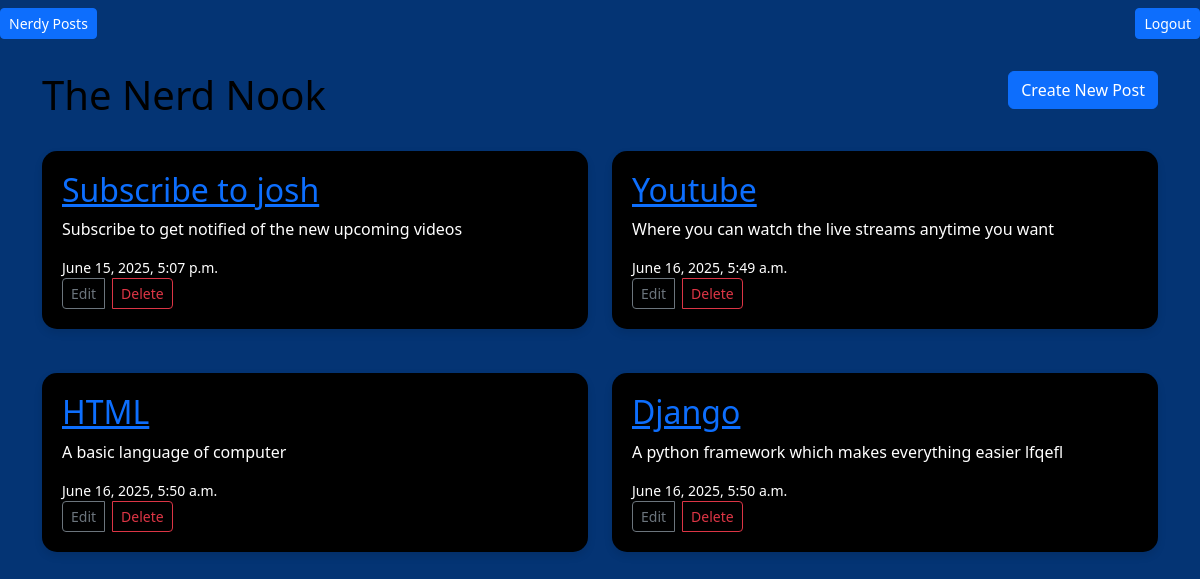
The app's page / (signed in) with its own data.
### blog/models.py (models this page shows, shortened)
class Post(models.Model):
    title = models.CharField(max_length=250)
    content = models.TextField()
    created_at = models.DateTimeField(auto_now_add=True)

### blog/views.py (the view)
# urls.py: path("", views.home, name="home"),
@login_required
def home(request):
    posts = Post.objects.all()
    return render(request, "blog/home.html", {"posts": posts})

### blog/templates/blog/home.html
{% extends "blog/base.html" %}
{% block content %}
<div class="row mb-4">
    <div class="col">
        <h1 class="display-8 nerdnook">The Nerd Nook</h1>
    </div>
    <div class="col text-end">
        <a href="{% url 'post-create' %}" class="btn btn-primary">Create New Post</a>
    </div>
</div>
<div class="row">
    {% for post in posts %}
    <div class="col-md-6  mb-4">
        <div class="content-section">
            <h2>
                <a href="{% url 'post-detail' post.pk %}">{{ post.title }}</a>
            </h2>
            <p class="text-white">{{ post.content}}</p>
            <div>
                <small class="d-flex justify-content-between align-items-center text-white">{{post.created_at}}</small>
                <div class="btn-group">
                    <a href="{% url 'post-update' post.pk %}" class="btn btn-sm btn-outline-secondary me-2">Edit</a>
                    <a href="{% url 'post-delete' post.pk %}" class="btn btn-sm btn-outline-danger me-1">Delete</a>
                </div>
            </div>
        </div>
    </div>
    {% endfor %}
</div>
{% endblock %}

### blog/templates/blog/base.html (style rules this page uses)
body { background-color: #043474; }
.content-section { background: rgb(0, 0, 0); padding: 20px; border-radius: 15px; box-shadow: 0 4px 8px rgba(0, 0, 0, 0.1); margin-bottom: 20px; }
.nerdnook { color:black; }

### records on screen
Post: title "Subscribe to josh", content "Subscribe to get notified of the new upcoming videos", created_at "June 15, 2025, 5:07 p.m."
Post: title "Youtube", content "Where you can watch the live streams anytime you want", created_at "June 16, 2025, 5:49 a.m."
Post: title "HTML", content "A basic language of computer", created_at "June 16, 2025, 5:50 a.m."
Post: title "Django", content "A python framework which makes everything easier lfqefl", created_at "June 16, 2025, 5:50 a.m."
